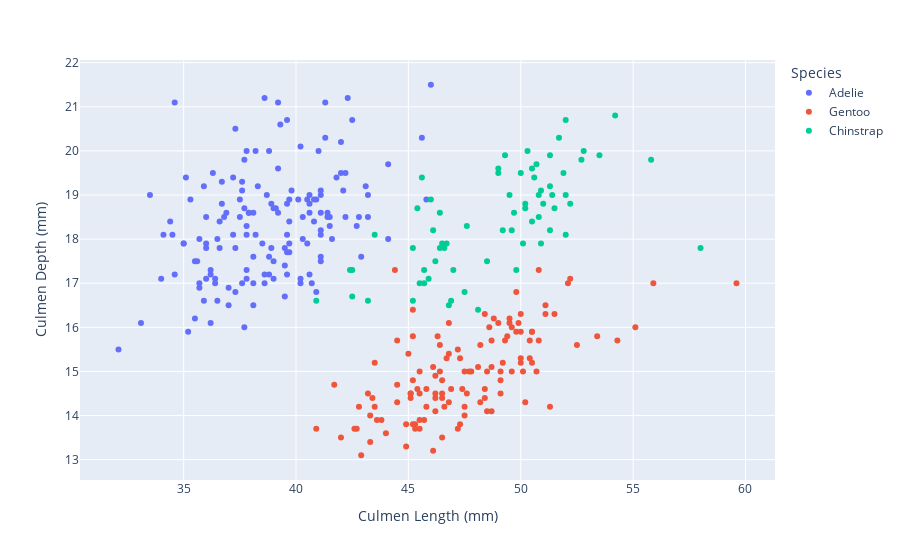

The code cell stored with this chart in its notebook:
### Markdown cell above
On viewing the Culmen Length vs Culmen Depth distribution plot we can see that certain Species of Chinstrap fall nearer to Adelie class but this is what is observed from above. We may run classification or clustering algorithms(like **k-Nearest Neighbours**) to get more confident boundaries of classes/clusters. <br>
As we observe the distribution of points, the non-linear boundaries would be best to classify the classes.

### Code cell
# collapse
import plotly.express as px

fig = px.scatter(data, x="Culmen Length (mm)", y="Culmen Depth (mm)", color="Species")
fig.show()

### Figure 1 — Plotly figure (JSON) as saved in the notebook; plotly's stock layout.template omitted (floating-point values rounded to 4 significant figures; data arrays with more than 128 entries replaced by an {"elided": "..."} marker saying what was removed)
{"data": [{"hovertemplate": "Species=Adelie<br>Culmen Length (mm)=%{x}<br>Culmen Depth (mm)=%{y}<extra></extra>", "legendgroup": "Adelie", "marker": {"color": "#636efa", "symbol": "circle"}, "mode": "markers", "name": "Adelie", "orientation": "v", "showlegend": true, "type": "scatter", "x": {"elided": "151 float values"}, "xaxis": "x", "y": {"elided": "151 float values"}, "yaxis": "y"}, {"hovertemplate": "Species=Gentoo<br>Culmen Length (mm)=%{x}<br>Culmen Depth (mm)=%{y}<extra></extra>", "legendgroup": "Gentoo", "marker": {"color": "#EF553B", "symbol": "circle"}, "mode": "markers", "name": "Gentoo", "orientation": "v", "showlegend": true, "type": "scatter", "x": [46.1, 50, 48.7, 50, 47.6, 46.5, 45.4, 46.7, 43.3, 46.8, 40.9, 49, 45.5, 48.4, 45.8, 49.3, 42, 49.2, 46.2, 48.7, 50.2, 45.1, 46.5, 46.3, 42.9, 46.1, 44.5, 47.8, 48.2, 50, 47.3, 42.8, 45.1, 59.6, 49.1, 48.4, 42.6, 44.4, 44, 48.7, 42.7, 49.6, 45.3, 49.6, 50.5, 43.6, 45.5, 50.5, 44.9, 45.2, 46.6, 48.5, 45.1, 50.1, 46.5, 45, 43.8, 45.5, 43.2, 50.4, 45.3, 46.2, 45.7, 54.3, 45.8, 49.8, 46.2, 49.5, 43.5, 50.7, 47.7, 46.4, 48.2, 46.5, 46.4, 48.6, 47.5, 51.1, 45.2, 45.2, 49.1, 52.5, 47.4, 50, 44.9, 50.8, 43.4, 51.3, 47.5, 52.1, 47.5, 52.2, 45.5, 49.5, 44.5, 50.8, 49.4, 46.9, 48.4, 51.1, 48.5, 55.9, 47.2, 49.1, 47.3, 46.8, 41.7, 53.4, 43.3, 48.1, 50.5, 49.8, 43.5, 51.5, 46.2, 55.1, 44.5, 48.8, 47.2, 46.8, 50.4, 45.2, 49.9], "xaxis": "x", "y": [13.2, 16.3, 14.1, 15.2, 14.5, 13.5, 14.6, 15.3, 13.4, 15.4, 13.7, 16.1, 13.7, 14.6, 14.6, 15.7, 13.5, 15.2, 14.5, 15.1, 14.3, 14.5, 14.5, 15.8, 13.1, 15.1, 14.3, 15, 14.3, 15.3, 15.3, 14.2, 14.5, 17, 14.8, 16.3, 13.7, 17.3, 13.6, 15.7, 13.7, 16, 13.7, 15, 15.9, 13.9, 13.9, 15.9, 13.3, 15.8, 14.2, 14.1, 14.4, 15, 14.4, 15.4, 13.9, 15, 14.5, 15.3, 13.8, 14.9, 13.9, 15.7, 14.2, 16.8, 14.4, 16.2, 14.2, 15, 15, 15.6, 15.6, 14.8, 15, 16, 14.2, 16.3, 13.8, 16.4, 14.5, 15.6, 14.6, 15.9, 13.8, 17.3, 14.4, 14.2, 14, 17, 15, 17.1, 14.5, 16.1, 14.7, 15.7, 15.8, 14.6, 14.4, 16.5, 15, 17, 15.5, 15, 13.8, 16.1, 14.7, 15.8, 14, 15.1, 15.2, 15.9, 15.2, 16.3, 14.1, 16, 15.7, 16.2, 13.7, 14.3, 15.7, 14.8, 16.1], "yaxis": "y"}, {"hovertemplate": "Species=Chinstrap<br>Culmen Length (mm)=%{x}<br>Culmen Depth (mm)=%{y}<extra></extra>", "legendgroup": "Chinstrap", "marker": {"color": "#00cc96", "symbol": "circle"}, "mode": "markers", "name": "Chinstrap", "orientation": "v", "showlegend": true, "type": "scatter", "x": [46.5, 50, 51.3, 45.4, 52.7, 45.2, 46.1, 51.3, 46, 51.3, 46.6, 51.7, 47, 52, 45.9, 50.5, 50.3, 58, 46.4, 49.2, 42.4, 48.5, 43.2, 50.6, 46.7, 52, 50.5, 49.5, 46.4, 52.8, 40.9, 54.2, 42.5, 51, 49.7, 47.5, 47.6, 52, 46.9, 53.5, 49, 46.2, 50.9, 45.5, 50.9, 50.8, 50.1, 49, 51.5, 49.8, 48.1, 51.4, 45.7, 50.7, 42.5, 52.2, 45.2, 49.3, 50.2, 45.6, 51.9, 46.8, 45.7, 55.8, 43.5, 49.6, 50.8, 50.2], "xaxis": "x", "y": [17.9, 19.5, 19.2, 18.7, 19.8, 17.8, 18.2, 18.2, 18.9, 19.9, 17.8, 20.3, 17.3, 18.1, 17.1, 19.6, 20, 17.8, 18.6, 18.2, 17.3, 17.5, 16.6, 19.4, 17.9, 19, 18.4, 19, 17.8, 20, 16.6, 20.8, 16.7, 18.8, 18.6, 16.8, 18.3, 20.7, 16.6, 19.9, 19.5, 17.5, 19.1, 17, 17.9, 18.5, 17.9, 19.6, 18.7, 17.3, 16.4, 19, 17.3, 19.7, 17.3, 18.8, 16.6, 19.9, 18.8, 19.4, 19.5, 16.5, 17, 19.8, 18.1, 18.2, 19, 18.7], "yaxis": "y"}], "layout": {"legend": {"title": {"text": "Species"}, "tracegroupgap": 0}, "margin": {"t": 60}, "xaxis": {"anchor": "y", "domain": [0, 1], "title": {"text": "Culmen Length (mm)"}}, "yaxis": {"anchor": "x", "domain": [0, 1], "title": {"text": "Culmen Depth (mm)"}}}}
